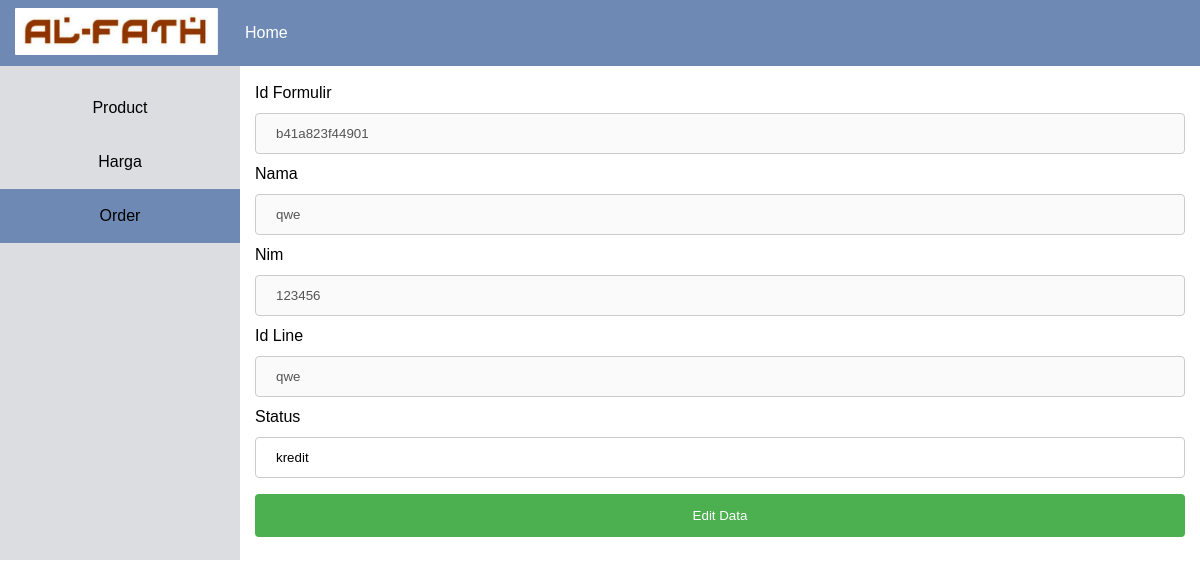
The page /admin/upPayment.php?id_form=b41a823f44901 on the database its author committed.
### tables this page shows
CREATE TABLE `formulir` (
  `nama` varchar(50) NOT NULL,
  `nim` int(10) NOT NULL,
  `id_line` varchar(50) NOT NULL,
  `id_transaksi` varchar(20) NOT NULL,
  `status` varchar(15) NOT NULL
);

### admin/function.php (called while the page is built, shortened)
<?php
    $conn = mysqli_connect("localhost","root","","store");
    function query($query){
		global $conn;
		$result = mysqli_query($conn, $query);
		$rows = [];
		while($row = mysqli_fetch_assoc($result)){
			$rows[] = $row;
		}
		return $rows;
    }
?>

### admin/upPayment.php (the view, shortened to what this page needs)
<?php
    require 'function.php';
    $id = $_GET["id_form"];
    $pay = query("SELECT * FROM formulir WHERE id_transaksi = '$id'")[0];
?>
<!DOCTYPE html>
<html>
    <head>
		<link type="text/css" rel="stylesheet" href="css/style.css"/>
	</head>
	<body>
		<nav>
			<a class="logo" href="index.php"><img src="img/alfath2.png"></a>
			<ul>
				<li><a href="index.php">Home</a></li>
			</ul>
		</nav>
		<main>
			<div class="row">
				<aside class="col-20">
					<ul>
						<li><a href="produk.php">Product</a></li>
						<li ><a href="harga.php">Harga</a></li>
						<li class="active"><a href="order.php">Order</a></li>
					</ul>
				</aside>
				<div id="content" class="col-80">
                    <label for="fname">Id Formulir</label>
                    <input type="text" id="fname" name="id_transaksi" placeholder="Nama Barang" value="<?= $pay["id_transaksi"]?>" disabled>
                     <label for="fname">Nama</label>
                    <input type="text" id="fname" name="namaBarang" placeholder="Nama Barang" value="<?= $pay["nama"]?>" disabled>
                    <label for="fname">Nim</label>
                    <input type="text" id="fname" name="namaBarang" placeholder="Nama Barang" value="<?= $pay["nim"]?>" disabled>
                    <label for="fname">Id Line</label>
                    <input type="text" id="fname" name="namaBarang" placeholder="Nama Barang" value="<?= $pay["id_line"]?>" disabled>
                    <form action="" method="post" enctype="multipart/form-data">
                        <label for="fname">Status</label>
                        <input type="text" id="fname" name="stat" placeholder="Nama Barang" value="<?= $pay["status"]?>">
                        <input type="submit" value="Edit Data" name="submit" id="ins">
                    </form>
				</div>
			</div>
		</main>
	</body>
</html>

### admin/css/style.css (style rules this page uses)
html, body, div, span, applet, object, iframe, h1, h2, h3, h4, h5, h6, p, blockquote, pre, a, abbr, acronym, address, big, cite, code, del, dfn, em, font, img, ins, kbd, q, s, samp, small, strike, strong, sub, sup, tt, var, b, u, i, center, dl, dt, dd, ol, ul, li, fieldset, form, label, legend, table, caption, tbody, tfoot, thead, tr, th, td { background: transparent; border: 0; margin: 0; padding: 0; vertical-align: baseline; text-decoration: none; }
ol, ul { list-style: none; }
*, *:before, *:after { box-sizing: border-box !important; }
body { line-height: 1.5; margin: auto; float: none; font-family: Arial, sans-serif; font-weight: lighter; }
html { scroll-behavior: smooth; }
* { -moz-box-sizing: border-box; -webkit-box-sizing: border-box; box-sizing: border-box; }
img { max-width: 100%; max-height: 100%; border-radius: 1px; }
a { outline: 0; }
.row { width: 100%; display: flex; flex-wrap: wrap; }
.col-20 { width: 20%; padding: 0 15px; }
.col-80 { width: 80%; padding: 0 15px; }
nav { background: rgb(110, 138, 180); width: 100%; display: block; line-height: 1; padding: 0 15px; z-index: 10; }
nav .logo { display: inline-block; vertical-align: middle; margin-right: 7.5px; }
nav img { max-height: 48px; }
nav ul { display: inline-block; vertical-align: middle; }
nav li a { color: white; transition: all 300ms; display: block; padding: 25px 15px; }
aside { background: #dcdde1; color: black; padding: 15px 0 !important; text-align: center; }
aside li { padding: 15px 0; transition: all 300ms; }
aside a { color: black; transition: all 300ms; display: block; }
aside li:hover, aside li.active { background: rgb(110, 138, 180); color: white; }
#content { padding: 15px; }
@media screen and (min-width: 768px) { aside { display: inline-block !important; } }
input[type=text], select { width: 100%; padding: 12px 20px; margin: 8px 0; display: inline-block; border: 1px solid #ccc; border-radius: 4px; box-sizing: border-box; }
input[type=submit] { width: 100%; background-color: #4CAF50; color: white; padding: 14px 20px; margin: 8px 0; border: none; border-radius: 4px; cursor: pointer; }

### rows shown on the page
formulir: id_transaksi "b41a823f44901", namaBarang "qwe", namaBarang "123456", stat "kredit"
